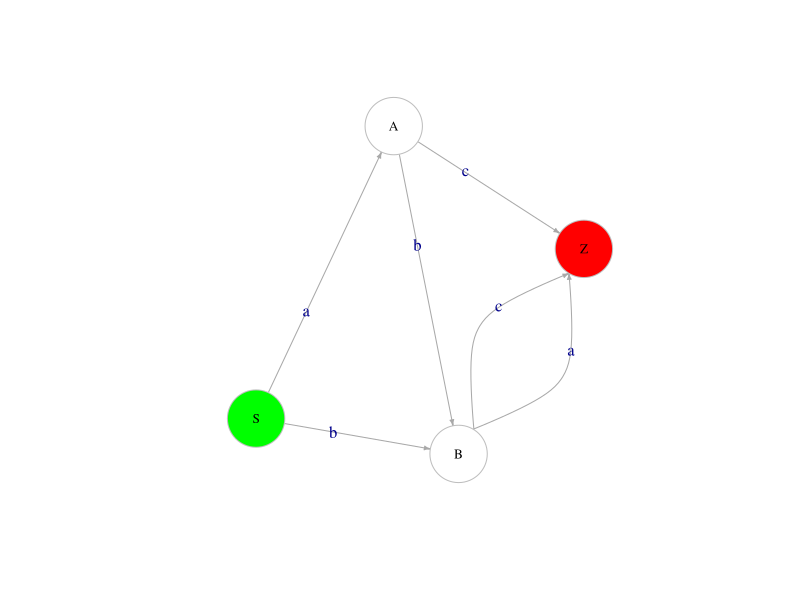

Write R code to recreate this figure.
library(igraph)
library(stringr)

## Input user example
string <- "S -> aA
B -> a
S -> bB  
A -> bB
A -> c
B -> c"

# Formatted data
string <- str_replace_all(string, "(\n)|([:space:]*\n)", " ")

## Extract the edges
edgesCompleted <- str_extract_all(string, "[A-Z] -> [a-z][A-Z]")[[1]]
edgesFinal  <- str_extract_all(string, "([A-Z] -> [a-z][^A-Z])|[A-Z] -> [a-z](?!.*[A-Z])")[[1]]
edgesFinalZ <- str_replace_all(edgesFinal, "(?<=[a-z])(?!$)|(?<=[a-z])$", "Z")
stringUpdated <- append(edgesCompleted, edgesFinalZ)

nodes <- unlist(str_extract_all(stringUpdated, "[A-Z]"))
node.types <- c(1, rep(2, length(unique(nodes))-2), 3)
g <- graph(nodes, directed = TRUE)

edge.labels <- unlist(str_extract_all(stringUpdated, "[a-z]"))

mapping.colors <- c("green","white", "red")
node.colors <- mapping.colors[node.types]

curves <- curve_multiple(g, start = 0.8)
set.seed(12)
plot(g, edge.arrow.size=.3, vertex.label.cex=0.8, vertex.size=35,vertex.frame.color="gray", vertex.label.color="black",  edge.label = edge.labels, vertex.color = node.colors, edge.curved=curves )

# Clear
rm(list = ls())
